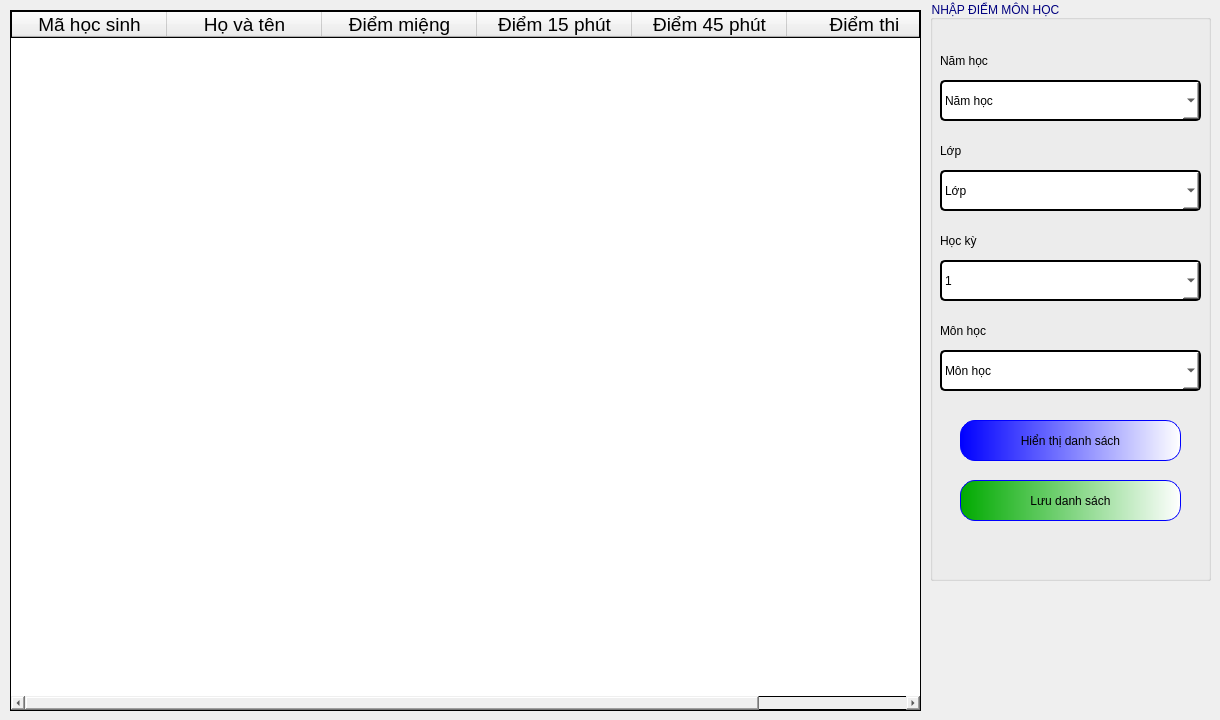
      <widget class="QWidget" name="tab_2">
       <attribute name="title">
        <string>Điểm</string>
       </attribute>
       <widget class="QTableWidget" name="tableWidget_3">
        <property name="geometry">
         <rect>
          <x>10</x>
          <y>10</y>
          <width>911</width>
          <height>701</height>
         </rect>
        </property>
        <property name="styleSheet">
         <string notr="true">border: 1px solid black ;
font: 14pt &quot;Tahoma&quot;;</string>
        </property>
        <attribute name="horizontalHeaderDefaultSectionSize">
         <number>155</number>
        </attribute>
        <column>
         <property name="text">
          <string>Mã học sinh</string>
         </property>
         <property name="font">
          <font>
           <family>Tahoma</family>
           <pointsize>14</pointsize>
          </font>
         </property>
        </column>
        <column>
         <property name="text">
          <string>Họ và tên</string>
         </property>
         <property name="font">
          <font>
           <family>Tahoma</family>
           <pointsize>14</pointsize>
          </font>
         </property>
        </column>
        <column>
         <property name="text">
          <string>Điểm miệng</string>
         </property>
         <property name="font">
          <font>
           <family>Tahoma</family>
           <pointsize>14</pointsize>
          </font>
         </property>
        </column>
        <column>
         <property name="text">
          <string>Điểm 15 phút</string>
         </property>
         <property name="font">
          <font>
           <family>Tahoma</family>
           <pointsize>14</pointsize>
          </font>
         </property>
        </column>
        <column>
         <property name="text">
          <string>Điểm 45 phút</string>
         </property>
         <property name="font">
          <font>
           <family>Tahoma</family>
           <pointsize>14</pointsize>
          </font>
         </property>
        </column>
        <column>
         <property name="text">
          <string>Điểm thi</string>
         </property>
         <property name="font">
          <font>
           <family>Tahoma</family>
           <pointsize>14</pointsize>
          </font>
         </property>
        </column>
       </widget>
       <widget class="QGroupBox" name="groupBox_3">
        <property name="geometry">
         <rect>
          <x>930</x>
          <y>0</y>
          <width>281</width>
          <height>581</height>
         </rect>
        </property>
        <property name="styleSheet">
         <string notr="true">font: 14pt &quot;Tahoma&quot;;
color: rgb(0, 0, 127);</string>
        </property>
        <property name="title">
         <string>NHẬP ĐIỂM MÔN HỌC</string>
        </property>
        <widget class="QLabel" name="label_3">
         <property name="geometry">
          <rect>
           <x>10</x>
           <y>50</y>
           <width>101</width>
           <height>21</height>
          </rect>
         </property>
         <property name="styleSheet">
          <string notr="true">color: rgb(0, 0, 0);</string>
         </property>
         <property name="text">
          <string>Năm học</string>
         </property>
        </widget>
        <widget class="QLabel" name="label_4">
         <property name="geometry">
          <rect>
           <x>10</x>
           <y>140</y>
           <width>101</width>
           <height>21</height>
          </rect>
         </property>
         <property name="styleSheet">
          <string notr="true">color: rgb(0, 0, 0);</string>
         </property>
         <property name="text">
          <string>Lớp</string>
         </property>
        </widget>
        <widget class="QLabel" name="label_5">
         <property name="geometry">
          <rect>
           <x>10</x>
           <y>230</y>
           <width>101</width>
           <height>21</height>
          </rect>
         </property>
         <property name="styleSheet">
          <string notr="true">color: rgb(0, 0, 0);</string>
         </property>
         <property name="text">
          <string>Học kỳ</string>
         </property>
        </widget>
        <widget class="QComboBox" name="comboBox">
         <property name="geometry">
          <rect>
           <x>10</x>
           <y>170</y>
           <width>261</width>
           <height>41</height>
          </rect>
         </property>
         <property name="styleSheet">
          <string notr="true">font: 16pt &quot;Tahoma&quot;;
border:2px solid black;
color: black;
background-color: rgb(255, 255, 255);
border-radius:5px;
</string>
         </property>
         <item>
          <property name="text">
           <string>Lớp</string>
          </property>
         </item>
        </widget>
        <widget class="QComboBox" name="comboBox_2">
         <property name="geometry">
          <rect>
           <x>10</x>
           <y>260</y>
           <width>261</width>
           <height>41</height>
          </rect>
         </property>
         <property name="styleSheet">
          <string notr="true">font: 16pt &quot;Tahoma&quot;;
border:2px solid black;
color: black;
background-color: rgb(255, 255, 255);
border-radius:5px;
</string>
         </property>
         <item>
          <property name="text">
           <string>1</string>
          </property>
         </item>
         <item>
          <property name="text">
           <string>2</string>
          </property>
         </item>
        </widget>
        <widget class="QLabel" name="label_6">
         <property name="geometry">
          <rect>
           <x>10</x>
           <y>320</y>
           <width>101</width>
           <height>21</height>
          </rect>
         </property>
         <property name="styleSheet">
          <string notr="true">color: rgb(0, 0, 0);</string>
         </property>
         <property name="text">
          <string>Môn học</string>
         </property>
        </widget>
        <widget class="QComboBox" name="comboBox_3">
         <property name="geometry">
          <rect>
           <x>10</x>
           <y>350</y>
           <width>261</width>
           <height>41</height>
          </rect>
         </property>
         <property name="styleSheet">
          <string notr="true">font: 16pt &quot;Tahoma&quot;;
border:2px solid black;
color: black;
background-color: rgb(255, 255, 255);
border-radius:5px;
</string>
         </property>
         <item>
          <property name="text">
           <string>Môn học</string>
          </property>
         </item>
        </widget>
        <widget class="QPushButton" name="pushButton_87">
         <property name="geometry">
          <rect>
           <x>30</x>
           <y>420</y>
           <width>221</width>
           <height>41</height>
          </rect>
         </property>
         <property name="styleSheet">
          <string notr="true">QPushButton{
color: rgb(0, 0, 0);
font: 16pt &quot;Tahoma&quot;;
border-radius:15px;
border:1px solid blue;
	background-color: qlineargradient(spread:pad, x1:0, y1:0, x2:1, y2:0, stop:0 rgba(0, 0, 255, 255), stop:1 rgba(255, 255, 255, 255));
}
QPushButton:hover{
	font: 18pt &quot;Tahoma&quot;;
	background-color: qlineargradient(spread:repeat, x1:0, y1:0, x2:1, y2:0, stop:0 rgba(0, 85, 255, 255), stop:1 rgba(255, 255, 255, 255));
}
</string>
         </property>
         <property name="text">
          <string>Hiển thị danh sách</string>
         </property>
        </widget>
        <widget class="QComboBox" name="comboBox_4">
         <property name="geometry">
          <rect>
           <x>10</x>
           <y>80</y>
           <width>261</width>
           <height>41</height>
          </rect>
         </property>
         <property name="styleSheet">
          <string notr="true">font: 16pt &quot;Tahoma&quot;;
border:2px solid black;
color: black;
background-color: rgb(255, 255, 255);
border-radius:5px;
</string>
         </property>
         <item>
          <property name="text">
           <string>Năm học</string>
          </property>
         </item>
        </widget>
        <widget class="QPushButton" name="pushButton_89">
         <property name="geometry">
          <rect>
           <x>30</x>
           <y>480</y>
           <width>221</width>
           <height>41</height>
          </rect>
         </property>
         <property name="styleSheet">
          <string notr="true">QPushButton{
color: rgb(0, 0, 0);
font: 16pt &quot;Tahoma&quot;;
border-radius:15px;
border:1px solid blue;
	background-color: qlineargradient(spread:pad, x1:0, y1:0, x2:1, y2:0, stop:0 rgba(0, 170, 0, 255), stop:1 rgba(255, 255, 255, 255));
}
QPushButton:hover{
	font: 18pt &quot;Tahoma&quot;;
	background-color: qlineargradient(spread:pad, x1:0, y1:0, x2:1, y2:0, stop:0 rgba(85, 255, 0, 255), stop:1 rgba(255, 255, 255, 255));
}
</string>
         </property>
         <property name="text">
          <string>Lưu danh sách</string>
         </property>
        </widget>
       </widget>
      </widget>
